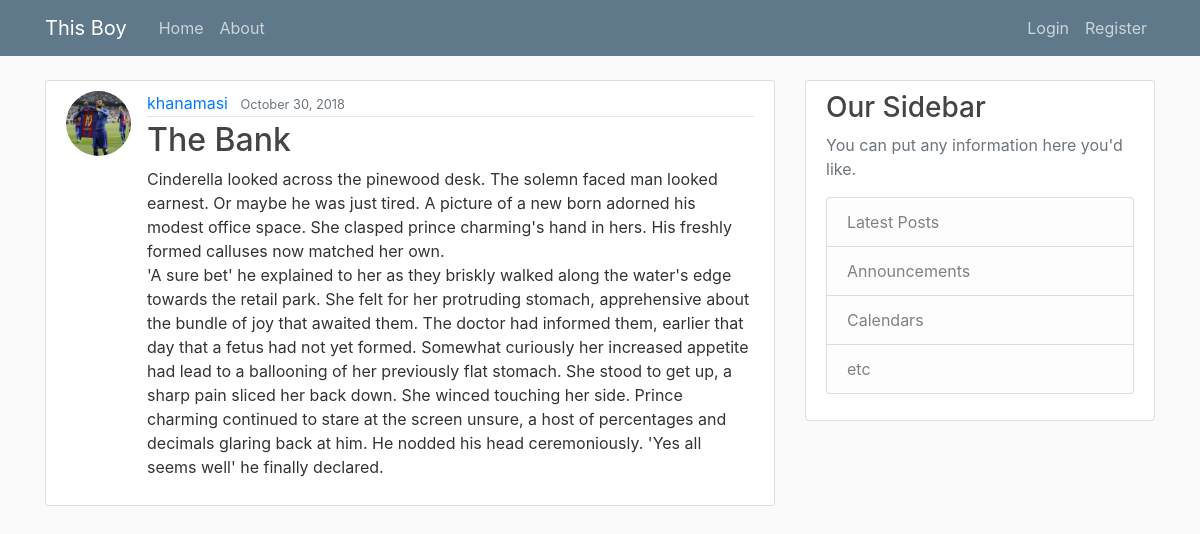
/post/1/, run on an earlier commit of the app's database.
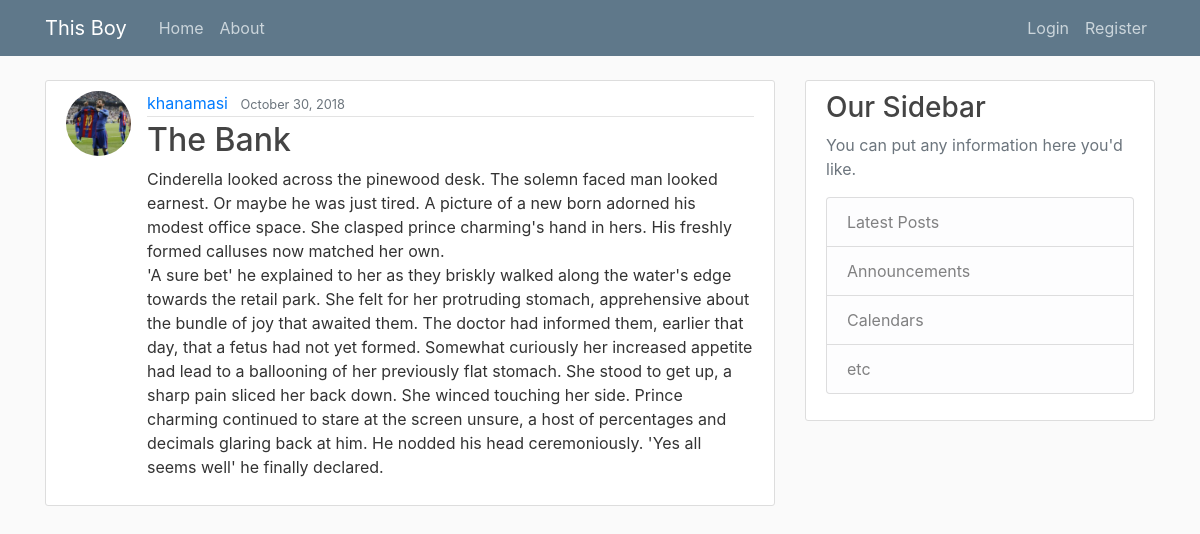
And on a later commit of the database.
### blog/models.py (models this page shows, shortened)
class Post (models.Model):
    title       = models.CharField(max_length=100)
    content     = models.TextField()
    date_posted = models.DateTimeField(default=timezone.now)
    author      = models.ForeignKey(User, on_delete=models.CASCADE)

### users/models.py (models this page shows, shortened)
class Profile(models.Model):
    user  = models.OneToOneField(User, on_delete=models.CASCADE)
    image = models.ImageField(default='default.jpg', upload_to='profile_pics')

### blog/views.py (the view)
# urls.py: path('post/<int:pk>/', PostDetailView.as_view(), name='post-detail'),
class PostDetailView(DetailView):
    model = Post

### blog/templates/blog/post_detail.html (shortened to what this page needs)
{% extends "blog/base.html" %}
{% block content %}
<article class="media content-section">
    <img class="rounded-circle article-img" src="{{ object.author.profile.image.url }}">
  <div class="media-body">
    <div class="article-metadata">
      <a class="mr-2" href="{% url 'user-posts' object.author.username %}">{{ object.author }}</a>
      <small class="text-muted">{{ object.date_posted|date:"F d, Y" }}</small>
    </div>
    <h2 class="article-title">{{ object.title }}</h2>
    <p class="article-content">{{ object.content }}</p>
  </div>
</article>
{% endblock content %}

### blog/templates/blog/base.html (shortened to what this page needs)
{% load static %}
<!DOCTYPE html>
<html>
<head>
    <link rel="stylesheet" href="https://maxcdn.bootstrapcdn.com/bootstrap/4.0.0/css/bootstrap.min.css">
    <link rel="stylesheet" type="text/css" href="{% static 'blog/main.css' %}">
</head>
<body>
    <header class="site-header">
      <nav class="navbar navbar-expand-md navbar-dark bg-steel fixed-top">
        <div class="container">
          <a class="navbar-brand mr-4" href="{% url 'blog-home' %}">This Boy</a>
          <div class="collapse navbar-collapse" id="navbarToggle">
            <div class="navbar-nav mr-auto">
              <a class="nav-item nav-link" href="{% url 'blog-home' %}">Home</a>
              <a class="nav-item nav-link" href="{% url 'blog-about' %}">About</a>
            </div>
            <div class="navbar-nav">
                {% if user.is_authenticated %}
                    <a class="nav-item nav-link" href="{% url 'post-create' %}">New Post</a>
                    <a class="nav-item nav-link" href="{% url 'profile' %}">Profile</a>
                    <a class="nav-item nav-link" href="{% url 'logout' %}">Logout</a>
                {% else %}
                    <a class="nav-item nav-link" href="{% url 'login' %}">Login</a>
                    <a class="nav-item nav-link" href="{% url 'register' %}">Register</a>
                {% endif %}
            </div>
          </div>
        </div>
      </nav>
    </header>
    <main role="main" class="container">
      <div class="row">
        <div class="col-md-8">
            {% block content %}{% endblock %}
        </div>
        <div class="col-md-4">
          <div class="content-section">
            <h3>Our Sidebar</h3>
            <p class='text-muted'>You can put any information here you'd like.
              <ul class="list-group">
                <li class="list-group-item list-group-item-light">Latest Posts</li>
                <li class="list-group-item list-group-item-light">Announcements</li>
                <li class="list-group-item list-group-item-light">Calendars</li>
                <li class="list-group-item list-group-item-light">etc</li>
              </ul>
            </p>
          </div>
        </div>
      </div>
    </main>
</body>
</html>

### blog/static/blog/main.css (style rules this page uses)
body { background: #fafafa; color: #333333; margin-top: 5rem; }
h1, h2, h3, h4, h5, h6 { color: #444444; }
ul { margin: 0; }
.bg-steel { background-color: #5f788a; }
.site-header .navbar-nav .nav-link { color: #cbd5db; }
.content-section { background: #ffffff; padding: 10px 20px; border: 1px solid #dddddd; border-radius: 3px; margin-bottom: 20px; }
.article-title { color: #444444; }
.article-content { white-space: pre-line; }
.article-img { height: 65px; width: 65px; margin-right: 16px; }
.article-metadata { padding-bottom: 1px; margin-bottom: 4px; border-bottom: 1px solid #e3e3e3 }

What changed in the data, as far as the page shows it:
changed Post "The Bank": content "…informed them, earlier that day that a fetus had…" → "…informed them, earlier that day, that a fetus had…"
